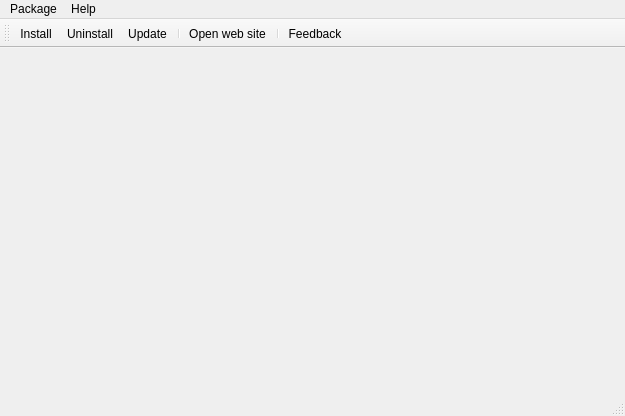
<?xml version="1.0" encoding="UTF-8"?>
<ui version="4.0">
 <class>MainWindow</class>
 <widget class="QMainWindow" name="MainWindow">
  <property name="geometry">
   <rect>
    <x>0</x>
    <y>0</y>
    <width>625</width>
    <height>416</height>
   </rect>
  </property>
  <property name="windowTitle">
   <string>MainWindow</string>
  </property>
  <widget class="QWidget" name="centralWidget">
   <layout class="QVBoxLayout" name="verticalLayout">
    <property name="leftMargin">
     <number>12</number>
    </property>
    <property name="topMargin">
     <number>11</number>
    </property>
    <property name="rightMargin">
     <number>12</number>
    </property>
    <property name="bottomMargin">
     <number>0</number>
    </property>
    <item>
     <widget class="QTabWidget" name="tabWidget">
      <property name="documentMode">
       <bool>true</bool>
      </property>
      <property name="tabsClosable">
       <bool>true</bool>
      </property>
      <property name="movable">
       <bool>true</bool>
      </property>
     </widget>
    </item>
   </layout>
  </widget>
  <widget class="QMenuBar" name="menuBar">
   <property name="geometry">
    <rect>
     <x>0</x>
     <y>0</y>
     <width>625</width>
     <height>21</height>
    </rect>
   </property>
   <widget class="QMenu" name="menuFile">
    <property name="toolTip">
     <string/>
    </property>
    <property name="statusTip">
     <string/>
    </property>
    <property name="title">
     <string>Package</string>
    </property>
    <addaction name="actionInstall"/>
    <addaction name="actionUninstall"/>
    <addaction name="actionUpdate"/>
    <addaction name="separator"/>
    <addaction name="actionShow_Details"/>
    <addaction name="actionGotoPackageURL"/>
    <addaction name="actionTest_Download_Site"/>
    <addaction name="actionReload_Repositories"/>
    <addaction name="separator"/>
    <addaction name="actionClose_Tab"/>
    <addaction name="separator"/>
    <addaction name="actionScan_Hard_Drives"/>
    <addaction name="actionSettings"/>
    <addaction name="actionExit"/>
   </widget>
   <widget class="QMenu" name="menuHelp">
    <property name="statusTip">
     <string/>
    </property>
    <property name="title">
     <string>Help</string>
    </property>
    <addaction name="actionFile_an_Issue"/>
    <addaction name="actionAbout"/>
   </widget>
   <addaction name="menuFile"/>
   <addaction name="menuHelp"/>
  </widget>
  <widget class="QToolBar" name="mainToolBar">
   <property name="movable">
    <bool>true</bool>
   </property>
   <property name="allowedAreas">
    <set>Qt::AllToolBarAreas</set>
   </property>
   <property name="iconSize">
    <size>
     <width>32</width>
     <height>32</height>
    </size>
   </property>
   <property name="toolButtonStyle">
    <enum>Qt::ToolButtonTextUnderIcon</enum>
   </property>
   <property name="floatable">
    <bool>false</bool>
   </property>
   <attribute name="toolBarArea">
    <enum>TopToolBarArea</enum>
   </attribute>
   <attribute name="toolBarBreak">
    <bool>false</bool>
   </attribute>
   <addaction name="actionInstall"/>
   <addaction name="actionUninstall"/>
   <addaction name="actionUpdate"/>
   <addaction name="separator"/>
   <addaction name="actionGotoPackageURL"/>
   <addaction name="separator"/>
   <addaction name="actionFile_an_Issue"/>
  </widget>
  <widget class="QStatusBar" name="statusBar"/>
  <action name="actionExit">
   <property name="text">
    <string>&amp;Exit</string>
   </property>
   <property name="toolTip">
    <string>Exits the application</string>
   </property>
  </action>
  <action name="actionInstall">
   <property name="icon">
    <iconset resource="wpmcpp.qrc">
     <normaloff>:/images/install.png</normaloff>:/images/install.png</iconset>
   </property>
   <property name="text">
    <string>&amp;Install</string>
   </property>
   <property name="toolTip">
    <string>Installs the selected version of a package or the newest is none is selected</string>
   </property>
   <property name="shortcut">
    <string>Ctrl+I</string>
   </property>
  </action>
  <action name="actionUninstall">
   <property name="icon">
    <iconset resource="wpmcpp.qrc">
     <normaloff>:/images/uninstall.png</normaloff>:/images/uninstall.png</iconset>
   </property>
   <property name="text">
    <string>U&amp;ninstall</string>
   </property>
   <property name="toolTip">
    <string>Uninstalls the currently selected version of a package or the newest if none is selected</string>
   </property>
   <property name="shortcut">
    <string>Ctrl+N</string>
   </property>
  </action>
  <action name="actionGotoPackageURL">
   <property name="icon">
    <iconset resource="wpmcpp.qrc">
     <normaloff>:/images/gotosite.png</normaloff>:/images/gotosite.png</iconset>
   </property>
   <property name="text">
    <string>&amp;Open web site</string>
   </property>
   <property name="toolTip">
    <string>Open the package web site in browser</string>
   </property>
   <property name="shortcut">
    <string>Ctrl+G</string>
   </property>
  </action>
  <action name="actionSettings">
   <property name="text">
    <string>&amp;Settings</string>
   </property>
   <property name="toolTip">
    <string>Shows program settings</string>
   </property>
   <property name="shortcut">
    <string>Ctrl+S</string>
   </property>
  </action>
  <action name="actionUpdate">
   <property name="icon">
    <iconset resource="wpmcpp.qrc">
     <normaloff>:/images/update.png</normaloff>:/images/update.png</iconset>
   </property>
   <property name="text">
    <string>&amp;Update</string>
   </property>
   <property name="toolTip">
    <string>Updates the currently selected package to the newest available version</string>
   </property>
   <property name="shortcut">
    <string>Ctrl+U</string>
   </property>
  </action>
  <action name="actionTest_Download_Site">
   <property name="text">
    <string>&amp;Test download site</string>
   </property>
   <property name="toolTip">
    <string>Test download site for malicious software</string>
   </property>
   <property name="shortcut">
    <string>Ctrl+T</string>
   </property>
  </action>
  <action name="actionAbout">
   <property name="text">
    <string>About</string>
   </property>
   <property name="toolTip">
    <string>About the program</string>
   </property>
  </action>
  <action name="actionShow_Details">
   <property name="text">
    <string>Show details</string>
   </property>
   <property name="toolTip">
    <string>Show details</string>
   </property>
   <property name="shortcut">
    <string>Ctrl+O</string>
   </property>
  </action>
  <action name="actionScan_Hard_Drives">
   <property name="text">
    <string>Scan hard drives</string>
   </property>
   <property name="toolTip">
    <string>Scan hard drives</string>
   </property>
  </action>
  <action name="actionReload_Repositories">
   <property name="text">
    <string>Reload repositories</string>
   </property>
   <property name="toolTip">
    <string>Reloads the contents of all repositories</string>
   </property>
   <property name="shortcut">
    <string>F5</string>
   </property>
  </action>
  <action name="actionClose_Tab">
   <property name="text">
    <string>Close tab</string>
   </property>
   <property name="toolTip">
    <string>Close tab</string>
   </property>
   <property name="shortcut">
    <string>Ctrl+W</string>
   </property>
  </action>
  <action name="actionFile_an_Issue">
   <property name="icon">
    <iconset resource="wpmcpp.qrc">
     <normaloff>:/images/fileissue.png</normaloff>:/images/fileissue.png</iconset>
   </property>
   <property name="text">
    <string>Feedback</string>
   </property>
   <property name="toolTip">
    <string>Found a bug? Wish a new feature to be added? Your favourite program is not available? File an issue!</string>
   </property>
  </action>
 </widget>
 <layoutdefault spacing="6" margin="11"/>
 <tabstops>
  <tabstop>tabWidget</tabstop>
 </tabstops>
 <resources>
  <include location="wpmcpp.qrc"/>
 </resources>
 <connections/>
 <slots>
  <slot>install()</slot>
  <slot>uninstall()</slot>
  <slot>on_actionReload_repositories_triggered()</slot>
 </slots>
</ui>
